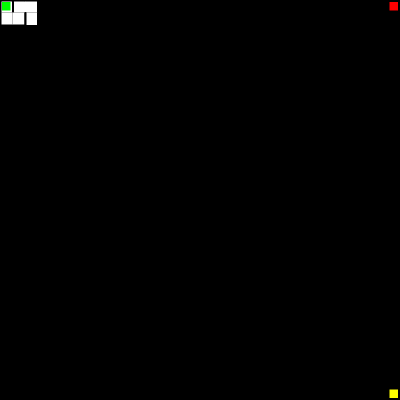
Frame 1 (no input)
Frame 2 (the mouse pressed at the canvas centre, redrawn once): identical to frame 1, image omitted

The p5.js sketch that drew this single still picture (run headless with seeded random() and noise() and a simulated clock; the mouse was pressed at the canvas centre and the sketch redrawn once):

// p5.js sketch
// ── sketch.js
let iters = 5;
let visited;
let moveCount = 0;
let forgetThreshold = 16;

// convert Hilbert index → (x, y)
function hilbertIndexToXY(n, d) {
  let x = 0;
  let y = 0;
  let t = d;

  for (let s = 1; s < (1 << n); s <<= 1) {
    let rx = 1 & (t >> 1);
    let ry = 1 & (t ^ rx);

    if (ry === 0) {
      if (rx === 1) {
        x = s - 1 - x;
        y = s - 1 - y;
      }
      let temp = x;
      x = y;
      y = temp;
    }

    x += s * rx;
    y += s * ry;

    t >>= 2;
  }

  return [x, y];
}

function generateHilbertOrder(n) {
  let size = 1 << n;
  let total = size * size;

  let points = [];
  for (let i = 0; i < total; i++) {
    points.push(hilbertIndexToXY(n, i));
  }

  return points;
}

function generateMazeWithHilbert(rows, cols) {
  let order = generateHilbertOrder(Math.log2(rows));

  let index = Array(rows)
    .fill()
    .map(() => Array(cols).fill(0));

  for (let i = 0; i < order.length; i++) {
    let [x, y] = order[i];
    index[y][x] = i;
  }

  let maze = Array(rows)
    .fill()
    .map(() =>
      Array(cols)
        .fill()
        .map(() => ({
          north: false,
          south: false,
          east: false,
          west: false
        }))
    );

  for (let k = 0; k < order.length; k++) {
    let [x, y] = order[k];
    let currentIndex = k;

    let neighbors = [];

    const tryNeighbor = (nx, ny, dir) => {
      if (nx < 0 || nx >= cols || ny < 0 || ny >= rows) return;
      if (index[ny][nx] > currentIndex) {
        neighbors.push({ nx, ny, dir });
      }
    };

    tryNeighbor(x + 1, y, "east");
    tryNeighbor(x - 1, y, "west");
    tryNeighbor(x, y + 1, "south");
    tryNeighbor(x, y - 1, "north");

    if (neighbors.length === 0) continue;

    let { nx, ny, dir } = neighbors[floor(random(neighbors.length))];

    if (dir === "east") {
      maze[y][x].east = true;
      maze[ny][nx].west = true;
    } else if (dir === "west") {
      maze[y][x].west = true;
      maze[ny][nx].east = true;
    } else if (dir === "south") {
      maze[y][x].south = true;
      maze[ny][nx].north = true;
    } else if (dir === "north") {
      maze[y][x].north = true;
      maze[ny][nx].south = true;
    }
  }

  return maze;
}

// Entities
class Entity {
  constructor(x, y) {
    this.x = x;
    this.y = y;
  }

  draw(cellSize) {
    let px = this.x * cellSize;
    let py = this.y * cellSize;
    ellipse(px, py, cellSize, cellSize);
  }
}

// Player vision
function computeVisibleCells(px, py, radius) {
  let visible = new Set();
  let queue = [[px, py, 0]];

  while (queue.length > 0) {
    let [x, y, dist] = queue.shift();
    let key = `${x},${y}`;
    if (visible.has(key) || dist > radius) continue;
    visible.add(key);

    let cell = maze[y][x];

    if (cell.north && y > 0) queue.push([x, y - 1, dist + 1]);
    if (cell.south && y < rows - 1) queue.push([x, y + 1, dist + 1]);
    if (cell.east && x < cols - 1) queue.push([x + 1, y, dist + 1]);
    if (cell.west && x > 0) queue.push([x - 1, y, dist + 1]);
  }

  return visible;
}

// Player
class Player extends Entity {
  constructor(x, y) {
    super(x, y);
  }

  draw(px, py, cellSize) {
    fill(0, 255, 0);
    rect(px + 2, py + 2, cellSize - 4, cellSize - 4);
  }

  move(dx, dy) {
    let nx = this.x + dx;
    let ny = this.y + dy;
    if (nx < 0 || nx >= cols || ny < 0 || ny >= rows) return false;

    let cell = maze[this.y][this.x];
    if (dx === 1 && !cell.east) return false;
    if (dx === -1 && !cell.west) return false;
    if (dy === 1 && !cell.south) return false;
    if (dy === -1 && !cell.north) return false;

    this.x = nx;
    this.y = ny;
    moveCount++;
    visited[ny][nx] = moveCount;
    return true;
  }
}

// Goal
class Goal extends Entity {
  constructor(x, y) {
    super(x, y);
  }

  draw(gx, gy, cellSize) {
    fill(255, 255, 0);
    rect(gx + 2, gy + 2, cellSize - 4, cellSize - 4);
  }
}

// Minotaur
class Minotaur extends Entity {
  constructor(x, y) {
    super(x, y);
    this.dir = 3;
    this.chargeDistance = 3;
  }

  canMoveDir(dir, x, y) {
    let cell = maze[y][x];
    if (dir === 0) return cell.north;
    if (dir === 1) return cell.east;
    if (dir === 2) return cell.south;
    if (dir === 3) return cell.west;
  }

  step(dir) {
    if (dir === 0) this.y -= 1;
    else if (dir === 1) this.x += 1;
    else if (dir === 2) this.y += 1;
    else if (dir === 3) this.x -= 1;
  }

  seesPlayerInDirection(dir) {
    let cx = this.x;
    let cy = this.y;

    while (true) {
      if (cx < 0 || cx >= cols || cy < 0 || cy >= rows) break;
      if (!this.canMoveDir(dir, cx, cy)) break;

      if (dir === 0) cy -= 1;
      else if (dir === 1) cx += 1;
      else if (dir === 2) cy += 1;
      else if (dir === 3) cx -= 1;

      if (cx === player.x && cy === player.y) return true;
    }

    return false;
  }

  detectPlayerDirection() {
    for (let d = 0; d < 4; d++) {
      if (this.seesPlayerInDirection(d)) return d;
    }
    return null;
  }

  update() {
    let spottedDir = this.detectPlayerDirection();
    if (spottedDir !== null) {
      this.dir = spottedDir;
      for (let i = 0; i < this.chargeDistance; i++) {
        if (this.canMoveDir(this.dir, this.x, this.y)) {
          this.step(this.dir);
          if (this.x === player.x && this.y === player.y) break;
        } else break;
      }
      return;
    }

    let forward = this.dir;
    let left = (this.dir + 3) % 4;
    let right = (this.dir + 1) % 4;
    let backward = (this.dir + 2) % 4;

    let canF = this.canMoveDir(forward, this.x, this.y);
    let canL = this.canMoveDir(left, this.x, this.y);
    let canR = this.canMoveDir(right, this.x, this.y);
    let canB = this.canMoveDir(backward, this.x, this.y);

    let nonBackwardMoves = [canF, canL, canR].filter(v => v).length;
    if (nonBackwardMoves === 1 && !canL && !canR) {
      if (this.seesPlayerInDirection(backward)) {
        this.dir = backward;
        this.step(this.dir);
      } else if (canF) {
        this.dir = forward;
        this.step(this.dir);
      }
      return;
    }

    let choices = [];
    if (canF) choices.push(forward);
    if (canL) choices.push(left);
    if (canR) choices.push(right);

    if (choices.length > 0) {
      this.dir = choices[floor(random(choices.length))];
      this.step(this.dir);
      return;
    }

    if (canB) {
      this.dir = backward;
      this.step(this.dir);
    }
  }

  draw(mx, my, cellSize) {
    fill(255, 0, 0);
    rect(mx + 2, my + 2, cellSize - 4, cellSize - 4);
  }
}

// BFS from player to compute the set of reachable cells, optionally treating (excludeX,excludeY) as blocked
function getReachableFromPlayer(excludeX = null, excludeY = null) {
  const key = (x,y) => `${x},${y}`;
  const q = [];
  const seen = new Set();

  // bounds check for player
  if (player.x < 0 || player.x >= cols || player.y < 0 || player.y >= rows) return seen;

  q.push([player.x, player.y]);
  seen.add(key(player.x, player.y));

  while (q.length > 0) {
    const [cx, cy] = q.shift();
    const cell = maze[cy][cx];

    // north
    if (cell.north && cy > 0) {
      const nx = cx, ny = cy - 1;
      if (!(nx === excludeX && ny === excludeY)) {
        const k = key(nx, ny);
        if (!seen.has(k)) { seen.add(k); q.push([nx, ny]); }
      }
    }
    // south
    if (cell.south && cy < rows - 1) {
      const nx = cx, ny = cy + 1;
      if (!(nx === excludeX && ny === excludeY)) {
        const k = key(nx, ny);
        if (!seen.has(k)) { seen.add(k); q.push([nx, ny]); }
      }
    }
    // east
    if (cell.east && cx < cols - 1) {
      const nx = cx + 1, ny = cy;
      if (!(nx === excludeX && ny === excludeY)) {
        const k = key(nx, ny);
        if (!seen.has(k)) { seen.add(k); q.push([nx, ny]); }
      }
    }
    // west
    if (cell.west && cx > 0) {
      const nx = cx - 1, ny = cy;
      if (!(nx === excludeX && ny === excludeY)) {
        const k = key(nx, ny);
        if (!seen.has(k)) { seen.add(k); q.push([nx, ny]); }
      }
    }
  }

  return seen; // set of "x,y" strings reachable from player (without stepping on excluded cell)
}

// Robust regeneration: reconnect forgotten cell to the player's component by opening exactly one wall
function regenerateForgottenCell(x, y) {
  // safety checks
  if (x < 0 || x >= cols || y < 0 || y >= rows) return;
  if (visited[y][x] === -1) return;                       // never visited - skip
  if (moveCount - visited[y][x] <= forgetThreshold) return; // not forgotten yet - skip

  // find which cells the player can reach *without* using the target cell
  const reachable = getReachableFromPlayer(x, y);

  // build neighbor list
  const neighs = [];
  if (y > 0)    neighs.push({ nx: x, ny: y - 1, dir: 'north', opp: 'south' });
  if (y < rows - 1) neighs.push({ nx: x, ny: y + 1, dir: 'south', opp: 'north' });
  if (x > 0)    neighs.push({ nx: x - 1, ny: y, dir: 'west', opp: 'east' });
  if (x < cols - 1) neighs.push({ nx: x + 1, ny: y, dir: 'east', opp: 'west' });

  // shuffle to add randomness
  shuffle(neighs, true);

  // look for neighbors that are in the player's reachable set
  let chosen = null;
  for (const n of neighs) {
    if (reachable.has(`${n.nx},${n.ny}`)) {
      chosen = n;
      break;
    }
  }

  // If none of the immediate neighbors are reachable (edge case),
  // fallback: pick a random neighbor (attach to main maze via that neighbor)
  // This fallback is rare if player component covers large portion; but safe to include.
  if (!chosen && neighs.length > 0) {
    chosen = neighs[0]; // we already shuffled
  }

  // If there is a chosen neighbor, open only that wall; close the others to avoid creating loops.
  if (chosen) {
    const cell = maze[y][x];

    // Close all walls first *without visually flashing all red*:
    // Instead of instant redraw, update the logical walls only; the drawing step will render final state.
    cell.north = false;
    cell.south = false;
    cell.east  = false;
    cell.west  = false;

    // open exactly the chosen wall
    cell[chosen.dir] = true;
    const neighbor = maze[chosen.ny][chosen.nx];
    neighbor[chosen.opp] = true;

    console.log(`Regenerated forgotten cell (${x},${y}) -> attached ${chosen.dir} to (${chosen.nx},${chosen.ny})`);
  } else {
    // nothing to do (isolated single cell with no neighbors? unlikely)
    console.log(`Regenerate: no neighbor available for (${x},${y})`);
  }

  // do NOT modify visited[y][x] here — the draw() / move logic will set it when player actually sees/visits it
}


// Setup
let maze;
let cellSize;
let rows = Math.pow(2, iters);
let cols = Math.pow(2, iters);
let player, goal, minotaur;

function setup() {
  createCanvas(400, 400);
  cellSize = width / cols;

  maze = generateMazeWithHilbert(rows, cols);

  noLoop();

  player = new Player(0, 0);
  goal = new Goal(cols - 1, rows - 1);
  minotaur = new Minotaur(cols - 1, 0);

  //Mark starting cell as visited
  moveCount = 0;
  visited = Array(rows).fill().map(() => Array(cols).fill(-1));
  visited[player.y][player.x] = 0;

  //Draw initial State
  redraw();

  // Stop looping- make redrawing manual
  noLoop();
}

// Player input
function keyReleased() {
  let moved = false;
  if (key === 'w' || keyCode === UP_ARROW) moved = player.move(0, -1);
  else if (key === 's' || keyCode === DOWN_ARROW) moved = player.move(0, 1);
  else if (key === 'a' || keyCode === LEFT_ARROW) moved = player.move(-1, 0);
  else if (key === 'd' || keyCode === RIGHT_ARROW) moved = player.move(1, 0);

  if (moved) {
    minotaur.update();
    redraw();
  }
}

// Draw
function draw() {
  strokeWeight(2);
  background(0);

  // Compute visible cells from the player's current position
  let visibleCells = computeVisibleCells(player.x, player.y, 5);
  visibleCells.add(`${player.x},${player.y}`);

  // Draw the maze
  for (let y = 0; y < rows; y++) {
    for (let x = 0; x < cols; x++) {
      let lastVisited = visited[y][x];
      let cell = maze[y][x];
      let px = x * cellSize;
      let py = y * cellSize;

      let isRegen = false;

      // If cell is visible this frame
      if (visibleCells.has(`${x},${y}`)) {
        // BEFORE updating visited[y][x], check for forgotten regeneration
        if (lastVisited !== -1 && moveCount - lastVisited > forgetThreshold) {
          regenerateForgottenCell(x, y);
          isRegen = true;
        }

        // Mark it as visited this move
        visited[y][x] = moveCount;

        // Fill visible cells with a base color
        fill(255);
      } else if (lastVisited !== -1 && moveCount - lastVisited <= forgetThreshold) {
        //Faded memory: darker green
        let fade = 255 - 15 * (moveCount - lastVisited);
        fill(fade);
      } else {
        //Never seen: black
        fill(0);
      }

      // Draw cell background
      noStroke();
      rect(px, py, cellSize, cellSize);

      // Draw walls if visible or remembered
      if (visibleCells.has(`${x},${y}`) || lastVisited !== -1) {
        stroke(isRegen ? color(255, 0, 0) : 0);
        if (!cell.north) line(px + 0.5, py + 0.5, px + cellSize + 0.5, py + 0.5);
        if (!cell.south) line(px + 0.5, py + cellSize + 0.5, px + cellSize + 0.5, py + cellSize + 0.5);
        if (!cell.west)  line(px + 0.5, py + 0.5, px + 0.5, py + cellSize + 0.5);
        if (!cell.east)  line(px + cellSize + 0.5, py + 0.5, px + cellSize + 0.5, py + cellSize + 0.5);
      }
    }
  }

  // Draw entities on top
  goal.draw(goal.x * cellSize, goal.y * cellSize, cellSize);
  minotaur.draw(minotaur.x * cellSize, minotaur.y * cellSize, cellSize);
  player.draw(player.x * cellSize, player.y * cellSize, cellSize);
}
